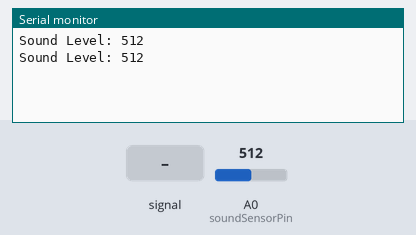
The sketch below on a simulated Arduino Uno, built with avr-gcc and run on an emulated ATmega328P. Shown: the last lines printed to the serial monitor. The test bench sets the inputs (shaded band); at power-on: A0 (soundSensorPin) = 512.

Above: at 1.8 s.
1.9 s: A0 (soundSensorPin) fed a 200 Hz sine of ±81 counts around its level
At 2.8 s:
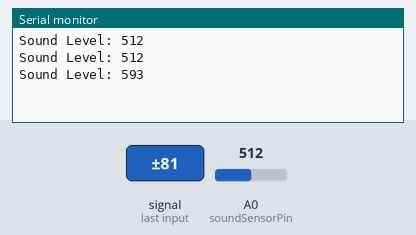
3.4 s: A0 (soundSensorPin) set to 716
At 4.6 s:
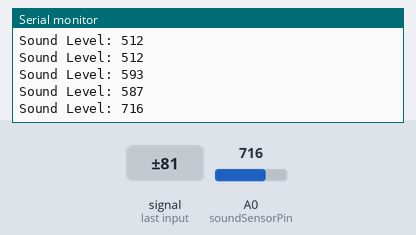
4.9 s: A0 (soundSensorPin) fed a 1000 Hz sine of ±255 counts around its level
At 5.4 s:
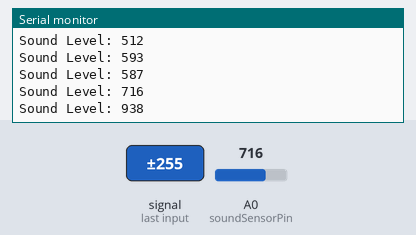
6.4 s: A0 (soundSensorPin) set to 900
At 7.8 s:
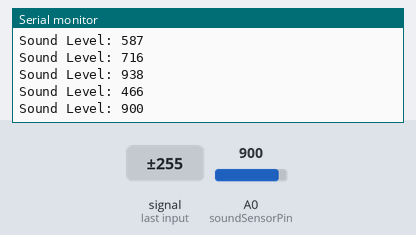
Timing chart, 0 to 8.9 s (numbered marks = the images above; inputs shaded):
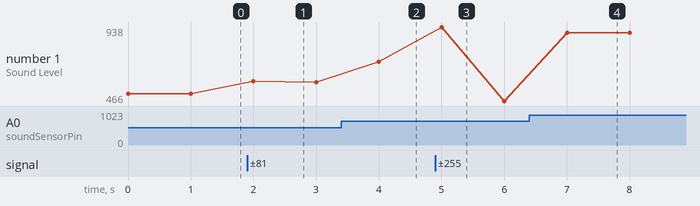

Measured:
- after the input at 1.9 s, the serial monitor: prints a new line after 0.10 s (image 1)
- after the input at 3.4 s, the serial monitor: prints a new line after 0.60 s (image 2)
- after the input at 4.9 s, the serial monitor: prints a new line after 0.10 s (image 3)
- after the input at 6.4 s, the serial monitor: prints a new line after 0.60 s (image 4)
- plotted number 1: 512 → 587 after the input at 1.9 s, 587 → 716 after the input at 3.4 s, 716 → 466 after the input at 4.9 s, 466 → 900 after the input at 6.4 s

The sketch:

sound_Sensor.ino
```cpp
const int soundSensorPin = A0;
void setup() {
  Serial.begin(9600);
}
void loop() {
  int sensorValue = analogRead(soundSensorPin);
  Serial.print("Sound Level: ");
  Serial.println(sensorValue);
  delay(1000);
}
```
